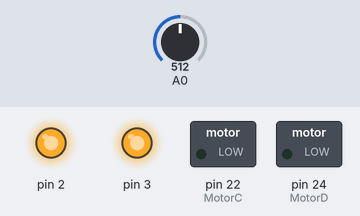
The sketch below on a simulated Arduino Mega 2560, built with avr-gcc and run on an emulated ATmega2560. On the bench: switched loads named in the sketch (green lamp = pin HIGH), output pins drawn as LEDs (lit = HIGH). The test bench sets the inputs (shaded band); at power-on: A0 = 512.

Above: at 1.2 s.
1.3 s: A0 set to 122
At 1.9 s:
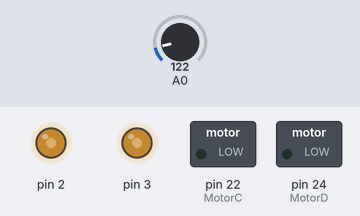
2.8 s: A0 set to 0
At 3.1 s:
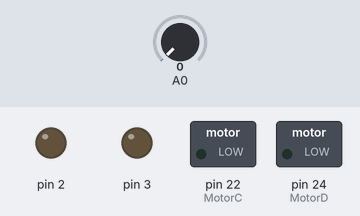
4.3 s: A0 set to 306
At 5.4 s:
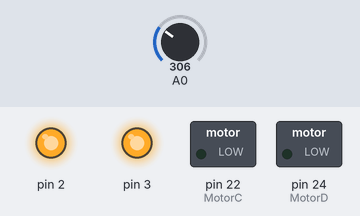
Timing chart, 0 to 7.3 s (numbered marks = the images above; inputs shaded):
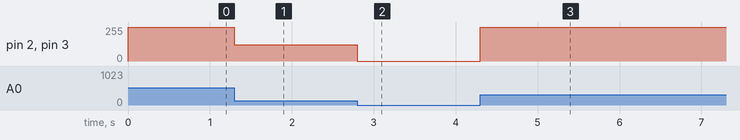

Measured:
- after the input at 1.3 s, pin 2, pin 3: 255/255 → 122/255 at once
- after the input at 2.8 s, pin 2, pin 3: 122/255 → 0/255 at once
- after the input at 4.3 s, pin 2, pin 3: 0/255 → 255/255 at once

The sketch:

motor_fade_both_directions.ino
```cpp
// const int ANALOG_READ_MAX = 1023;
// int driveSpeed = 255;
// int ledPin = 9;    // motor speed control

// int speedPot = A0;
// void setup() {
//   pinMode(22, OUTPUT);
//   pinMode(26, OUTPUT);

//   Serial.begin(9600);
//   while (! Serial);
//   Serial.println("Serial ready. Enter a speed");
// }

// void loop() {
//  digitalWrite(22, LOW);
//  //digitalWrite(24, LOW);
//  digitalWrite(26, HIGH);
//  //digitalWrite(28, HIGH);
//  // fade in from min to max in increments of 5 points:
//  for (int fadeValue = 0 ; fadeValue <= 255; fadeValue += 5) {
//    // sets the value (range from 0 to 255):
//    analogWrite(ledPin, fadeValue);
//    // wait for 30 milliseconds to see the dimming effect
//    delay(40);
//  }

//  // fade out from max to min in increments of 5 points:
//  for (int fadeValue = 255 ; fadeValue >= 0; fadeValue -= 5) {
//    // sets the value (range from 0 to 255):
//    analogWrite(ledPin, fadeValue);
//    // wait for 30 milliseconds to see the dimming effect
//    delay(40);
//  }

//  digitalWrite(22, HIGH);
//  //digitalWrite(24, HIGH);
//  digitalWrite(26, LOW);
//  //digitalWrite(28, LOW);
//  // fade in from min to max in increments of 5 points:
//  for (int fadeValue = 0 ; fadeValue <= 255; fadeValue += 5) {
//    // sets the value (range from 0 to 255):
//    analogWrite(ledPin, fadeValue);
//    // wait for 30 milliseconds to see the dimming effect
//    delay(40);
//  }

//  // fade out from max to min in increments of 5 points:
//  for (int fadeValue = 255 ; fadeValue >= 0; fadeValue -= 5) {
//    // sets the value (range from 0 to 255):
//    analogWrite(ledPin, fadeValue);
//    // wait for 30 milliseconds to see the dimming effect
//    delay(40);
//  }


// }
```

motor_serial_speed.ino
```cpp
// const int ANALOG_READ_MAX = 1023;
// int driveSpeed = 255;
// int ledPin = 9;    // LED connected to digital pin 9

// int speedPot = A0;
// void setup() {
//   pinMode(22, OUTPUT);
//   pinMode(26, OUTPUT);

//   Serial.begin(9600);
//   while (! Serial);
//   Serial.println("Serial ready. Enter a speed");
// }

// void loop() {


// //  int speed;
//   digitalWrite(22, HIGH);
//   digitalWrite(26, LOW);
//   if (Serial.available()) {
//     driveSpeed = Serial.parseInt();
//   }
//   analogWrite(ledPin, driveSpeed);
// }
```

test.ino
```cpp
int motorSpeed;
int MotorC = 22;
int MotorD = 24;

void setup() {
  // put your setup code here, to run once:
  pinMode(MotorC, OUTPUT);
  pinMode(MotorD, OUTPUT);
}

void loop() {
  // put your main code here, to run repeatedly:
  motorSpeed = analogRead(0);
  digitalWrite(MotorC, LOW);
  analogWrite(2, motorSpeed);
  digitalWrite(MotorD, LOW);
  analogWrite(3, motorSpeed);


}
```
